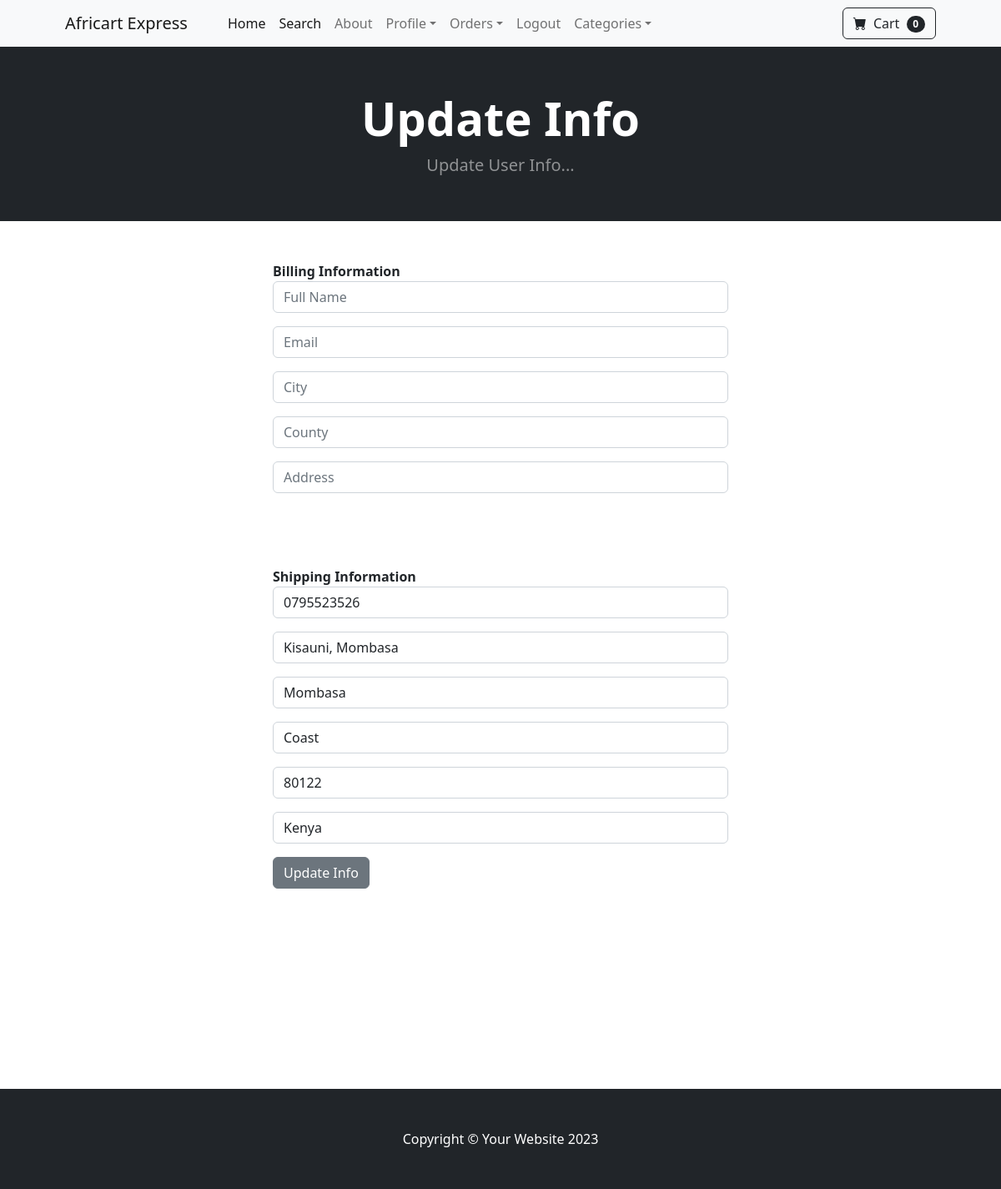
Page /update_info/ (signed in) on the committed database.
### payment/models.py (models this page shows, shortened)
class ShippingAddress(models.Model):
    user = models.ForeignKey(User, on_delete=models.CASCADE, null=True, blank=True)
    shipping_full_name = models.CharField(max_length=200)
    shipping_email = models.CharField(max_length=200)
    shipping_city = models.CharField(max_length=200)
    shipping_address = models.CharField(max_length=200)
    shipping_county = models.CharField(max_length=200)
    class Meta:
        verbose_name_plural = "Shipping Address"

### core/models.py (models this page shows, shortened)
class Profile(models.Model):
    user = models.OneToOneField(User, on_delete=models.CASCADE)
    date_modeified = models.DateTimeField(User, auto_now=True)
    phone = models.CharField(max_length=20, blank=True)
    address = models.CharField(max_length=200, blank=True)
    city = models.CharField(max_length=200, blank=True)
    state = models.CharField(max_length=200, blank=True)
    zipcode = models.CharField(max_length=200, blank=True)
    country = models.CharField(max_length=200, blank=True)
    old_cart = models.CharField(max_length=200, blank=True, null=True)

### core/views.py (the view)
# urls.py: path('update_info/', views.update_info, name='update_info'),
def update_info(request):
    if request.user.is_authenticated:
        current_user = Profile.objects.get(user__id=request.user.id)
        shipping_user = ShippingAddress.objects.get(user__id=request.user.id)
        form = UserInfoForm(request.POST or None, instance=current_user)
        shipping_form = ShippingForm(request.POST or None, instance=shipping_user)
        if form.is_valid() or shipping_form.is_valid():
            form.save()
            shipping_form.save()
            messages.success(request, "Your info has been succesfully updated!")
            return redirect("index")
        return render(request, "update_info.html", {'user_form': form, 'shipping_form': shipping_form})
    else:
        messages.success(request, "You must be logged in!")
        return redirect('index')

### core/forms.py
class UserInfoForm(forms.ModelForm):
    phone = forms.CharField(label="", widget=forms.TextInput(attrs={'class': 'form-control', 'placeholder': 'Phone'}), required=False)
    address = forms.CharField(label="", widget=forms.TextInput(attrs={'class': 'form-control', 'placeholder': 'address'}), required=False)
    city = forms.CharField(label="", widget=forms.TextInput(attrs={'class': 'form-control', 'placeholder': 'city'}), required=False)
    state = forms.CharField(label="", widget=forms.TextInput(attrs={'class': 'form-control', 'placeholder': 'state'}), required=False)
    zipcode = forms.CharField(label="", widget=forms.TextInput(attrs={'class': 'form-control', 'placeholder': 'zipcode'}), required=False)
    country = forms.CharField(label="", widget=forms.TextInput(attrs={'class': 'form-control', 'placeholder': 'country'}), required=False)
    class Meta:
        model = Profile
        fields = ['phone', 'address', 'city', 'state', 'zipcode', 'country',]

### payment/forms.py
class ShippingForm(forms.ModelForm):
    shipping_full_name = forms.CharField(label="", max_length=100, widget=forms.TextInput(attrs={'class':'form-control', 'placeholder':'Full Name'}), required=False)
    shipping_email = forms.CharField(label="", max_length=100, widget=forms.TextInput(attrs={'class':'form-control', 'placeholder':'Email'}), required=False)
    shipping_city = forms.CharField(label="", max_length=100, widget=forms.TextInput(attrs={'class':'form-control', 'placeholder':'City'}), required=False)
    shipping_county = forms.CharField(label="", max_length=100, widget=forms.TextInput(attrs={'class':'form-control', 'placeholder':'County'}), required=False)
    shipping_address = forms.CharField(label="", max_length=100, widget=forms.TextInput(attrs={'class':'form-control', 'placeholder':'Address'}), required=False)
    class Meta:
        model = ShippingAddress
        fields = ["shipping_full_name", "shipping_email", "shipping_city", "shipping_county", "shipping_address"]
        exclude = ["user",]

### cart/cart.py (called while the page is built)
	def __len__(self):
		return len(self.cart)

### cart/context_processors.py (called while the page is built)
def cart(request):
    return {'cart':Cart(request)}

### core/templates/update_info.html (shortened to what this page needs)
{% extends 'base.html'%}
{% block content %}
<header class="bg-dark py-1">
    <div class="container px-4 px-lg-5 my-5">
        <div class="text-center text-white">
            <h1 class="display-4 fw-bolder">Update Info</h1>
            <p class="lead fw-normal text-white-50 mb-0">Update User Info...</p>
        </div>
    </div>
</header>
<div class="container">
    <div class="row">
            <div class="col-md-6 offset-md-3">
                <br></br>
                <strong>Billing Information</strong>
                {{ shipping_form.as_p }}
                <br> <br> <br>
                <form method="POST" action="{%url 'update_info'%}">
                    <strong>Shipping Information</strong>
                    {{ user_form.as_p }}
                    <button type="submit" class="btn btn-secondary">
                    Update Info
                    </button>
            </form>
<br></br>
<br></br>
<br></br>
<br></br>
<br></br>
            </div>
    </div>
</div>
{%endblock%}

### rows in the picture
Profile: phone "0795523526", address "Kisauni, Mombasa", city "Mombasa", state "Coast", zipcode "80122", country "Kenya"

### other values in the picture
{{ cart | length }} "0"
